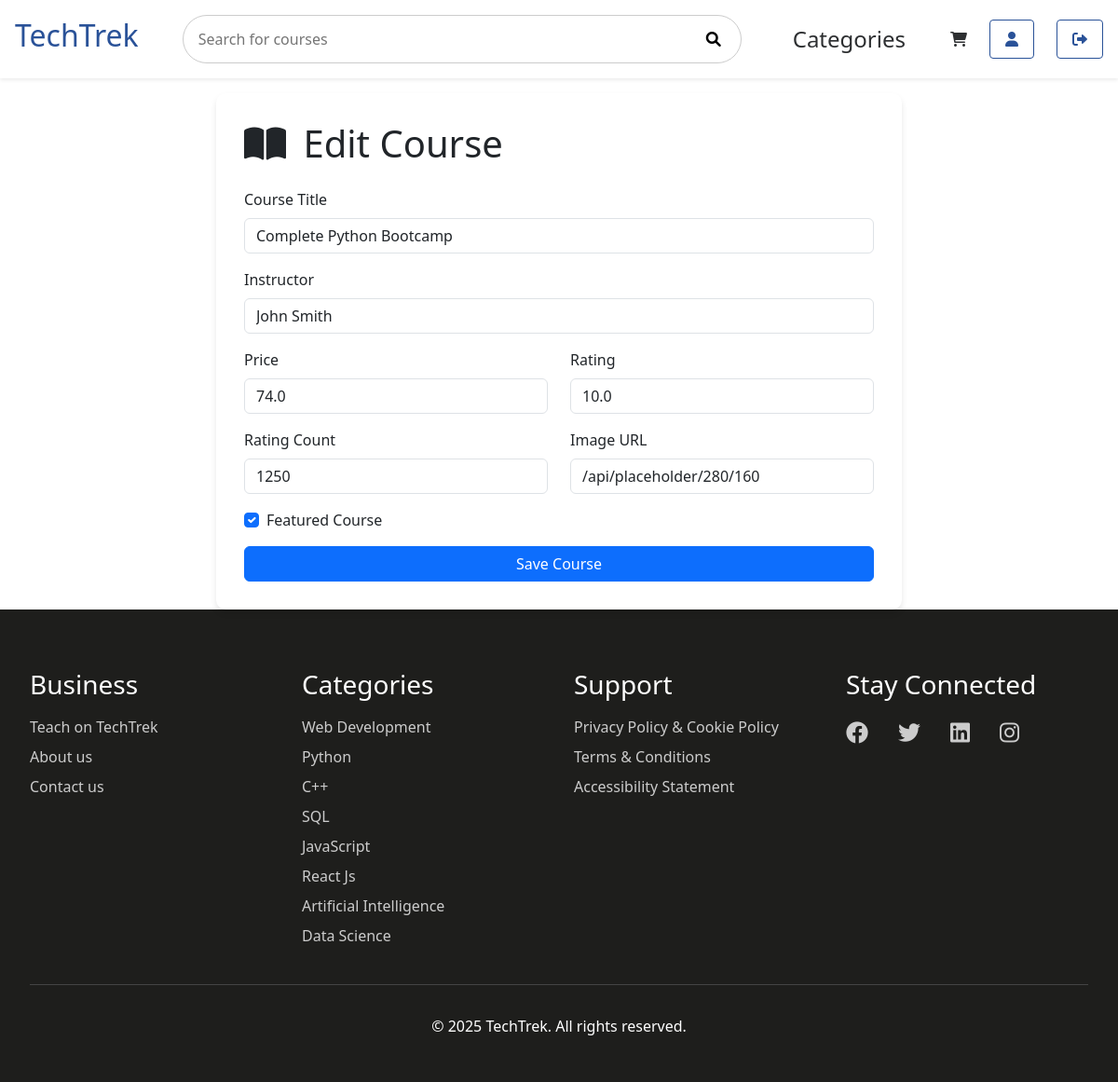
The page /admin/course/edit/1 (signed in) on the database its author committed.
### app.py (models this page shows, shortened)
class Course(db.Model):
    __tablename__ = "courses"
    id = db.Column(db.Integer, primary_key=True)
    title = db.Column(db.String(200), nullable=False)
    instructor = db.Column(db.String(100), nullable=False)
    price = db.Column(db.Float, nullable=False)
    rating = db.Column(db.Float, nullable=False)
    rating_count = db.Column(db.Integer, nullable=False)
    featured = db.Column(db.Boolean, default=False)
    image_url = db.Column(db.String(500), nullable=False)

### app.py (the view, shortened to what this page needs)
@app.route('/admin/course/edit/<int:course_id>', methods=['GET', 'POST'])
@login_required
def edit_course(course_id):
    if not current_user.is_admin:
        flash("❌ Access Denied. Admin privileges required.", "danger")
        return redirect(url_for('index'))
    course = Course.query.get_or_404(course_id)
    form = CourseForm(obj=course)
    return render_template('admin_course_form.html', form=form, mode='edit', course=course)

### app.py
class CourseForm(FlaskForm):
    title = StringField('Course Title', validators=[DataRequired(), Length(min=2, max=200)])
    instructor = StringField('Instructor', validators=[DataRequired(), Length(min=2, max=100)])
    price = FloatField('Price', validators=[DataRequired()])
    rating = FloatField('Rating', validators=[DataRequired()])
    rating_count = StringField('Rating Count', validators=[DataRequired()])
    featured = BooleanField('Featured Course')
    image_url = StringField('Image URL')
    submit = SubmitField('Save Course')

### app.py (called while the page is built)
@login_manager.user_loader
def load_user(user_id):
    return User.query.get(int(user_id))

### templates/admin_course_form.html (shortened to what this page needs)
<!DOCTYPE html>
<html lang="en">
<head>
    <link rel="stylesheet" href="https://cdn.jsdelivr.net/npm/bootstrap@5.3.0/dist/css/bootstrap.min.css">
    <link rel="stylesheet" href="https://cdnjs.cloudflare.com/ajax/libs/font-awesome/6.0.0/css/all.min.css">
</head>
<body>
    {% extends 'base.html' %}
    {% block main_block %}
    <div class="container">
        <div class="row justify-content-center">
            <div class="col-md-8">
                <div class="course-form-container">
                    <h1 class="mb-4">
                        <i class="fas fa-book-open me-2"></i>
                        {% if mode == 'add' %}Add New Course{% else %}Edit Course{% endif %}
                    </h1>
                    <form method="POST">
                        <div class="mb-3">
                            {{ form.title.label(class="form-label") }}
                            {{ form.title(class="form-control", placeholder="Enter course title") }}
                        </div>
                        <div class="mb-3">
                            {{ form.instructor.label(class="form-label") }}
                            {{ form.instructor(class="form-control", placeholder="Enter instructor name") }}
                        </div>
                        <div class="row">
                            <div class="col-md-6 mb-3">
                                {{ form.price.label(class="form-label") }}
                                {{ form.price(class="form-control", placeholder="Course price") }}
                            </div>
                            <div class="col-md-6 mb-3">
                                {{ form.rating.label(class="form-label") }}
                                {{ form.rating(class="form-control", placeholder="Course rating (0-5)") }}
                            </div>
                        </div>
                        <div class="row">
                            <div class="col-md-6 mb-3">
                                {{ form.rating_count.label(class="form-label") }}
                                {{ form.rating_count(class="form-control", placeholder="Number of ratings") }}
                            </div>
                            <div class="col-md-6 mb-3">
                                {{ form.image_url.label(class="form-label") }}
                                {{ form.image_url(class="form-control", placeholder="Course image URL") }}
                            </div>
                        </div>
                        <div class="mb-3 form-check">
                            {{ form.featured(class="form-check-input") }}
                            {{ form.featured.label(class="form-check-label") }}
                        </div>
                        <div class="d-grid">
                            {{ form.submit(class="btn btn-primary") }}
                        </div>
                    </form>
                </div>
            </div>
        </div>
    </div>
    {% endblock %}

### static/css/base.css (style rules this page uses)
:root { --primary-color: #2a5298; --secondary-color: #1e1e1c; --accent-color: #f5f5f5; --text-color: #2d2f31; --white: #ffffff; }
.btn-primary { background-color: var(--primary-color); border-color: var(--primary-color); }

### templates/admin_course_form.html (style rules this page uses)
body { background-color: #f4f6f9; }
.course-form-container { background-color: white; border-radius: 10px; box-shadow: 0 4px 6px rgba(0,0,0,0.1); padding: 30px; margin-top: 100px; }

### rows shown on the page
Course: title "Complete Python Bootcamp", instructor "John Smith", price "74.0", rating "10.0", rating_count "1250", image_url "/api/placeholder/280/160", featured "☑"
